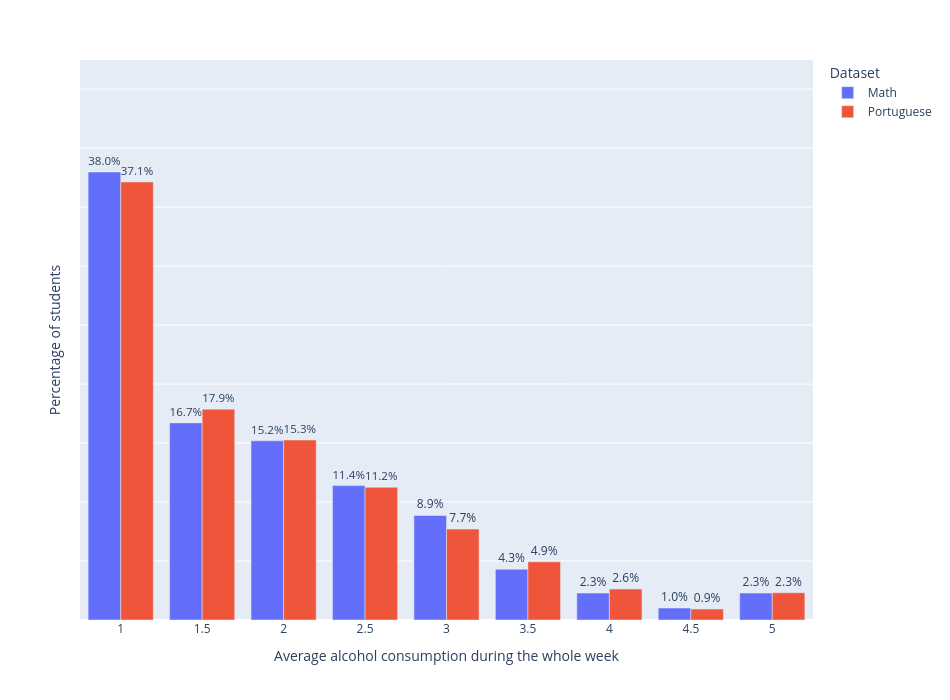

Write notebook code for a chart like this one.
### Markdown cell above
## Alcohol Consumption Intensity
The first argument that we use for the balanced lifestyle perspective is that alcohol consumption has a negative impact on the final grade of a student, this argument is based on the paper of https://doi.org/10.1016/j.jpubeco.2010.08.008. The paper found that increased alcohol consumption caused significant reductions in student achievement, particularly among high-performing students.

### Code cell
#| class: col-page-right

%run ../plots/alcohol_consumption_plot1.ipynb

### Figure 1 — Plotly figure (JSON) as saved in the notebook; plotly's stock layout.template omitted (floating-point values rounded to 4 significant figures)
{"data": [{"alignmentgroup": "True", "hovertemplate": "Dataset=Math<br>Average alcohol consumption during the whole week=%{x}<br>Percentage of students=%{text}<extra></extra>", "legendgroup": "Math", "marker": {"color": "#636efa", "pattern": {"shape": ""}}, "name": "Math", "offsetgroup": "Math", "orientation": "v", "showlegend": true, "text": [0.3797, 0.1671, 0.1519, 0.1139, 0.08861, 0.04304, 0.02278, 0.01013, 0.02278], "textposition": "outside", "texttemplate": "%{y:.1%}", "type": "bar", "x": [1.0, 1.5, 2.0, 2.5, 3.0, 3.5, 4.0, 4.5, 5.0], "xaxis": "x", "y": [0.3797, 0.1671, 0.1519, 0.1139, 0.08861, 0.04304, 0.02278, 0.01013, 0.02278], "yaxis": "y"}, {"alignmentgroup": "True", "hovertemplate": "Dataset=Portuguese<br>Average alcohol consumption during the whole week=%{x}<br>Percentage of students=%{text}<extra></extra>", "legendgroup": "Portuguese", "marker": {"color": "#EF553B", "pattern": {"shape": ""}}, "name": "Portuguese", "offsetgroup": "Portuguese", "orientation": "v", "showlegend": true, "text": [0.3713, 0.1787, 0.1525, 0.1125, 0.07704, 0.04931, 0.02619, 0.009245, 0.02311], "textposition": "outside", "texttemplate": "%{y:.1%}", "type": "bar", "x": [1.0, 1.5, 2.0, 2.5, 3.0, 3.5, 4.0, 4.5, 5.0], "xaxis": "x", "y": [0.3713, 0.1787, 0.1525, 0.1125, 0.07704, 0.04931, 0.02619, 0.009245, 0.02311], "yaxis": "y"}], "layout": {"barmode": "group", "height": 700, "legend": {"title": {"text": "Dataset"}, "tracegroupgap": 0}, "margin": {"t": 60}, "width": 950, "xaxis": {"anchor": "y", "domain": [0, 1], "title": {"text": "Average alcohol consumption during the whole week"}}, "yaxis": {"anchor": "x", "domain": [0, 1], "range": [0, 0.4747], "showticklabels": false, "title": {"text": "Percentage of students"}}}}
